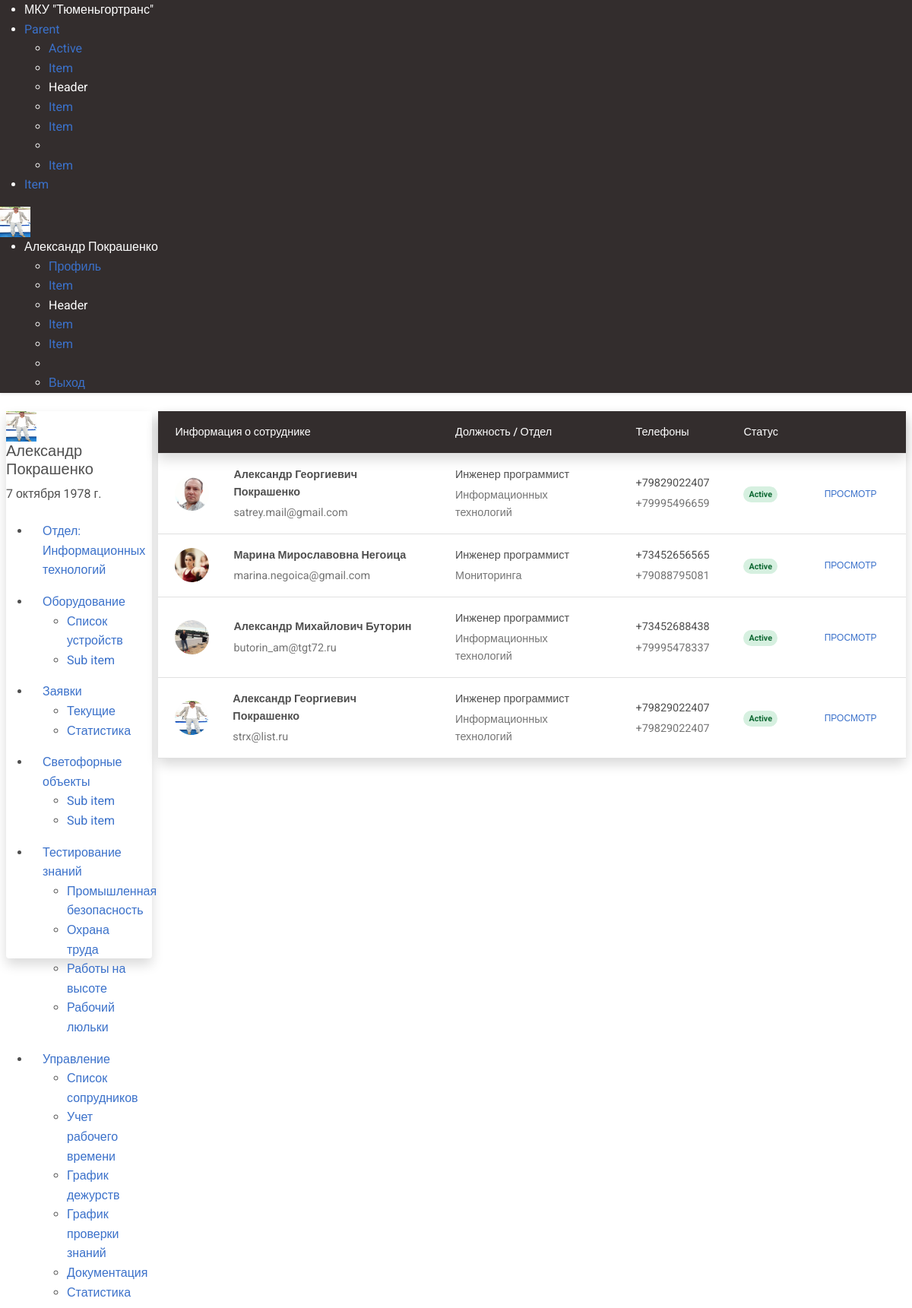
Page /users/user_list/ (signed in) on the committed database.
### users/models.py (models this page shows, shortened)
class CustomUser(AbstractUser):
    middle_name = models.CharField('Отчество', max_length=50, blank=True, null=True)
    date_of_birth = models.DateField(blank=True, null=True, verbose_name='Дата рождения')
    phone_number_work = models.CharField('Рабочий телефон', max_length=16, blank=True, null=True)
    phone_number_mobile = models.CharField('Мобильный телефон', max_length=12, blank=True, null=True)
    department = models.ForeignKey(Department, blank=True, null=True, on_delete=models.CASCADE, verbose_name='Отдел')
    avatar = models.ImageField(upload_to='avatars/', blank=True, null=True)
    position = models.ForeignKey(Position, blank=True, null=True, on_delete=models.CASCADE, verbose_name='Должность')
    date_of_employment = models.DateField(blank=True, null=True, verbose_name='Дата трудоустройства')
    class Meta:
        verbose_name = 'Пользователь'
        verbose_name_plural = 'Пользователи'

class Department(models.Model):
    department = models.CharField('Отдел', max_length=50)
    slug = models.CharField('Слаг', max_length=70, blank=True)
    class Meta:
        verbose_name = "Отдел"
        verbose_name_plural = "Отделы"
    def __str__(self):
        return self.department

### users/views.py (the view)
# urls.py: path('user_list/', CustomUserListView.as_view(), name='user_list'),
class CustomUserListView(ListView):
    model = CustomUser
    template_name = 'users/user_list.html'
    paginate_by = 10

### templates/users/user_list.html (shortened to what this page needs)
{% extends 'users/main.html' %}
{% block content %}
<div class="card m-2 shadow">
<table class="table align-middle mb-0 bg-white">
  <thead class="bg-dark text-white shadow">
    <tr class="">
      <th>Информация о сотруднике</th>
      <th>Должность / Отдел</th>
      <th>Телефоны</th>
      <th>Статус</th>
      <th></th>
    </tr>
  </thead>
  <tbody>
  {% for user in object_list %}
    <tr class="table-row">
      <td>
        <div class="d-flex align-items-center">
          <img
              src="{{ user.avatar.url }}"
              alt=""
              style="width: 45px; height: 45px"
              class="rounded-circle me-3"
              />
          <div class="ms-3">
            <p class="fw-bold mb-1">{{ user.first_name }}  {{ user.middle_name }} {{ user.last_name }}</p>
            <p class="text-muted mb-0">{{ user.email }}</p>
          </div>
        </div>
      </td>
      <td>
        <p class="fw-normal mb-1">Инженер программист</p>
        <p class="text-muted mb-0">{{ user.department }}</p>
      </td>
      <td>
        <p class="fw-normal mb-1">{% if user.phone_number_work %}{{ user.phone_number_work }}{% endif %}</p>
        <p class="text-muted mb-0">{% if user.phone_number_mobile %}{{ user.phone_number_mobile }}{% endif %}</p>
      </td>
      <td>
        <span class="badge badge-success rounded-pill d-inline">Active</span></td>
      <td>
        <button type="button" class="btn btn-link btn-sm btn-rounded">
          <a href="{% url 'user_detail' user.pk %}">Просмотр</a>
        </button>
      </td>
    </tr>
    {% endfor %}
  </tbody>
</table>
</div>
{% endblock %}

### templates/components/navbar.html (shortened to what this page needs)
{% load static %}
<nav class="uk-navbar-container shadow-sm bg-dark text-white">
    <div class="uk-container-expand uk-padding-small uk-padding-remove-top uk-padding-remove-bottom">
        <div uk-navbar class="">
            <div class="uk-navbar-left text-white">
                <ul class="uk-navbar-nav text-white">
                    <li class="uk-active"><a class="text-white" href="https://tgt72.ru/" target="_blank">МКУ "Тюменьгортранс"</a></li>
                    <li>
                        <a href="#">Parent </a>
                        <div class="uk-navbar-dropdown">
                            <ul class="uk-nav uk-navbar-dropdown-nav">
                                <li class="uk-active"><a href="#">Active</a></li>
                                <li><a href="#">Item</a></li>
                                <li class="uk-nav-header">Header</li>
                                <li><a href="#">Item</a></li>
                                <li><a href="#">Item</a></li>
                                <li class="uk-nav-divider"></li>
                                <li><a href="#">Item</a></li>
                            </ul>
                        </div>
                    </li>
                    <li><a href="#">Item</a></li>
                </ul>
            </div>
            <div class="uk-navbar-right">
                <div class="uk-width-auto">
                    {% if user.is_authenticated %}<img class="uk-border-circle" width="40" height="40" src="{{ user.avatar.url }}" alt="Avatar">{% endif %}
                </div>
                <ul class="uk-navbar-nav">
                    {% if user.is_authenticated %}
                    <li>
                        <a class="text-white" href="#">{{ user.first_name }} {{ user.last_name }}</a>
                        <div class="uk-navbar-dropdown">
                            <ul class="uk-nav uk-navbar-dropdown-nav">
                                <li class="uk-active"><a href="#">Профиль</a></li>
                                <li><a href="#">Item</a></li>
                                <li class="uk-nav-header">Header</li>
                                <li><a href="#">Item</a></li>
                                <li><a href="#">Item</a></li>
                                <li class="uk-nav-divider"></li>
                                <li><a href="{% url 'logout_user' %}">Выход</a></li>
                            </ul>
                        </div>
                    </li>
                    {% else %}
                    <li>
                        <a uk-icon="sign-in" href="{% url 'login_user' %}">Авторизоваться</a>
                    </li>
                    {% endif %}
                </ul>
            </div>
        </div>
    </div>
</nav>

### templates/components/left_sidebar.html (shortened to what this page needs)
{% load static %}
<div class="uk-card uk-card-default m-2 me-0 left_sidebar shadow">
    <div class="uk-card-header">
        <div class="uk-grid-small uk-flex-middle" uk-grid>
            <div class="uk-width-auto ps-0">
                <img class="uk-border-circle" width="40" height="40" src="{{ user.avatar.url }}" alt="Avatar">
            </div>
            <div class="uk-width-expand d-none d-md-block">
                <h5 class="uk-card-title uk-margin-remove-bottom">{{ user.first_name }} {{ user.last_name }}</h5>
                <p class="uk-text-meta uk-margin-remove-top">
                    <time datetime="2023-04-10T12:00">
                        {{ user.date_of_birth }}
                    </time>
                </p>
            </div>
        </div>
    </div>
    <div class="">
    <ul class="uk-nav-default" uk-nav="multiple: true">
        <li class="uk-active p-3 pt-2 pb-2"><a href="#">Отдел: {{ user.department }}</a></li>
        <li class="uk-parent p-3 pt-2 pb-2">
            <a class="" href="#">Оборудование </a>
            <ul class="uk-nav-sub">
                <li><a href="{% url 'device_list' %}">Список устройств</a></li>
                <li>
                    <a href="#">Sub item</a>
                </li>
            </ul>
        </li>
        <li class="uk-parent p-3 pt-2 pb-2">
            <a href="#">Заявки </a>
            <ul class="uk-nav-sub">
                <li class=""><a href="#">Текущие</a></li>
                <li class=""><a href="#">Статистика</a></li>
            </ul>
        </li>
        <li class="uk-parent p-3 pt-2 pb-2">
            <a href="#">Светофорные объекты </a>
            <ul class="uk-nav-sub">
                <li><a href="#">Sub item</a></li>
                <li><a href="#">Sub item</a></li>
            </ul>
        </li>
        <li class="uk-parent p-3 pt-2 pb-2">
            <a href="#">Тестирование знаний </a>
            <ul class="uk-nav-sub">
                <li><a href="#">Промышленная безопасность</a></li>
                <li><a href="#">Охрана труда</a></li>
                <li><a href="#">Работы на высоте</a></li>
                <li><a href="#">Рабочий люльки</a></li>
            </ul>
        </li>
        <li class="uk-parent p-3 pt-2 pb-2">
            <a href="#">Управление </a>
            <ul class="uk-nav-sub">
                <li class=""><a href="{% url 'user_list' %}">Список сопрудников</a></li>
                <li class=""><a href="#">Учет рабочего времени</a></li>
                <li><a href="#">График дежурств</a></li>
                <li><a href="#">График проверки знаний</a></li>
                <li><a href="#">Документация</a></li>
                <li><a href="#">Статистика</a></li>
            </ul>
        </li>
    </ul>
</div>
</div>

### static/css/styles.css (style rules this page uses)
.left_sidebar { height: 90vh; position: sticky; border-radius: 4px; }

### rows in the picture
CustomUser: avatar (picture), first_name "Александр", last_name "Покрашенко", date_of_birth "7 октября 1978 г.", department "Информационных технологий", middle_name "Георгиевич", email "strx@list.ru", phone_number_work "+79829022407", phone_number_mobile "+79829022407"
CustomUser: avatar (picture), first_name "Александр", middle_name "Георгиевич", last_name "Покрашенко", email "satrey.mail@gmail.com", department "Информационных технологий", phone_number_work "+79829022407", phone_number_mobile "+79995496659"
CustomUser: avatar (picture), first_name "Марина", middle_name "Мирославовна", last_name "Негоица", email "marina.negoica@gmail.com", department "Мониторинга", phone_number_work "+73452656565", phone_number_mobile "+79088795081"
CustomUser: avatar (picture), first_name "Александр", middle_name "Михайлович", last_name "Буторин", email "butorin_am@tgt72.ru", department "Информационных технологий", phone_number_work "+73452688438", phone_number_mobile "+79995478337"
